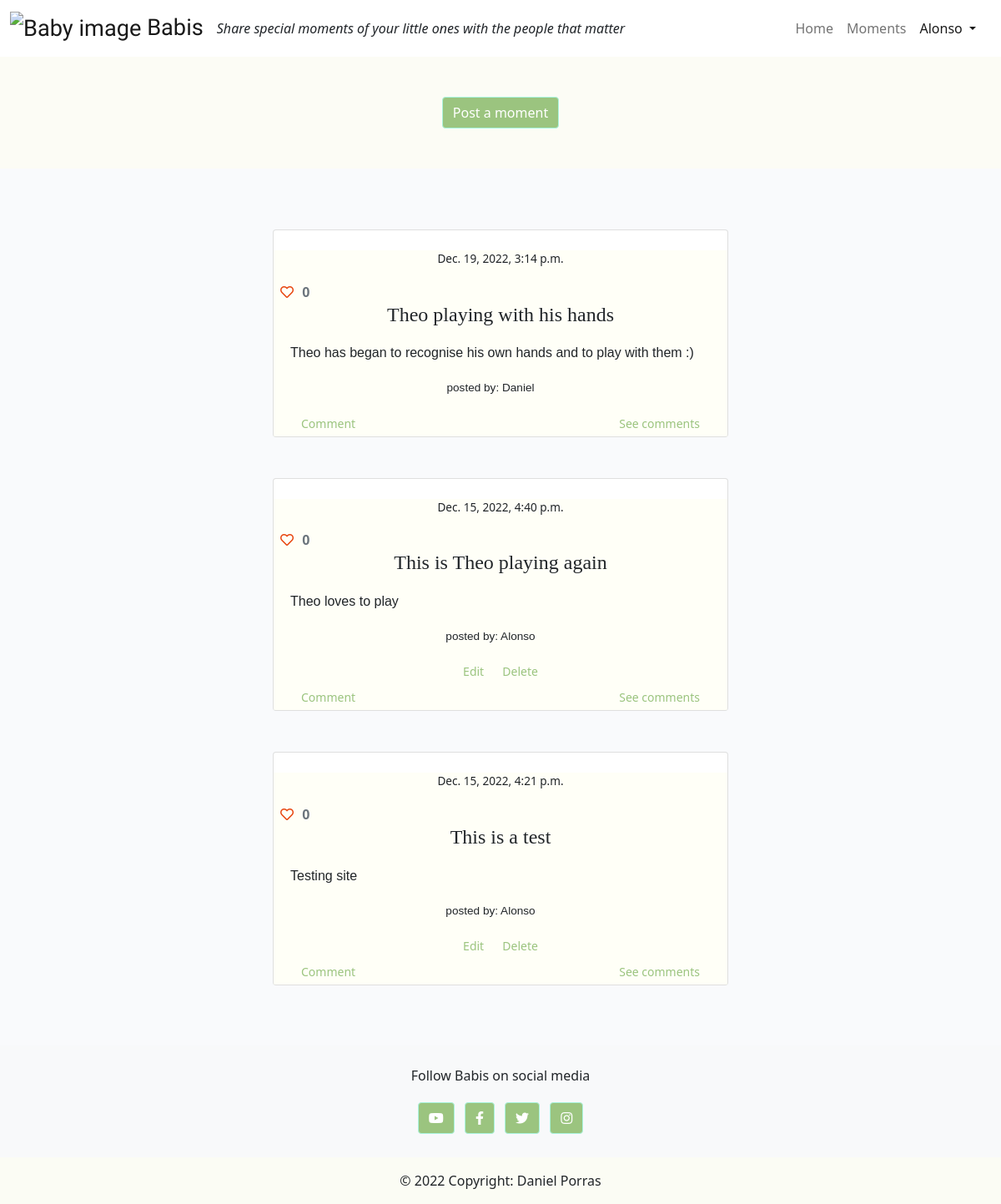
The app's page /post_detail (signed in) with its own data.
### feedpost/models.py (models this page shows, shortened)
class CustomUser(AbstractUser):
    is_parent = models.BooleanField(default=True)
    is_guest = models.BooleanField(default=False)

class Post(models.Model):
    title = models.CharField(max_length=200, unique=True)
    author = models.ForeignKey(
        CustomUser, on_delete=models.CASCADE, default=True)
    slug = models.SlugField(max_length=200, unique=True)
    content = models.TextField()
    featured_image = CloudinaryField("image", default="placeholder")
    created_at = models.DateTimeField(auto_now_add=True)
    updated_at = models.DateTimeField(auto_now=True)
    deleted_at = models.DateTimeField(auto_now=True)
    likes = models.ManyToManyField(
        CustomUser, related_name="likes", blank=True)
    class Meta:
        verbose_name_plural = "Posts"
        ordering = ["created_at"]
    def number_of_likes(self):
        return self.likes.count()

### feedpost/views.py (the view, shortened to what this page needs)
# urls.py: path("post_detail", views.PostList.as_view(), name="post_detail"),
class PostList(LoginRequiredMixin, ListView):
    model = Post
    template_name = "post_detail.html"
    queryset = Post.objects.order_by("-created_at")
    form_class = PostForm, CommentForm
    def get_context_data(self, **kwargs):
        context = super().get_context_data(user=self.request.user)
        context["commentform"] = CommentForm()
        return context

### templates/post_detail.html (shortened to what this page needs)
{% extends "base.html" %}
{% load static %}
{% block content %}
<div id="intro" class="p-5 text-center post-color">
  <a class="btn btn-primary m-12" href="add_post">Post a moment</a>
</div>
<div class="my-5">
  <div class="container">
    {% for post in post_list %}
    <section class="text-center">
      <div class="row">
        <div class="mx-auto col-md-6 mb-4" style="margin-top:25px">
          <div class="card">
            <div class="bg-image hover-overlay ripple" data-mdb-ripple-color="light">
              <div class="post-color">
                <div>
                  <p class="small_text">{{post.created_at}}</p>
                  <div class="col-1 d-flex justify-content-center">
                    <strong>
                      {% if user.is_authenticated %}
                      <form class="d-inline" action="{% url 'post_like' post.slug %}" method="POST">
                        {% if liked %}
                        <button type="submit" class="btn btn-primary" value="{{post.slug}}" class="btn-like"><i
                            class="fas fa-heart"></i></button>
                        {% else %}
                        <button type="submit" value="{{post.slug}}" class="btn-like"><i
                            class="far fa-heart"></i></button>
                        {% endif %}
                      </form>
                      {% else %}
                      <span class="text-secondary"><i class="far fa-heart"></i></span>
                      {% endif %}
                      <span class="text-secondary">{{ post.number_of_likes }} </span>
                    </strong>
                  </div>
                  <h4 class="card-title title_font medium_font" style="font:bold;">{{ post.title }}
                  </h4>
                </div>
                <div>
                  <p class="card-text secondary_font" style="text-align: justify; margin:20px">{{ post.content }}</p>
                </div>
                <p class="card-text secondary_font d-flex justify-content-center me-4 small_text"> posted by:
                  {{ post.author }}</p>
                {% if user.is_authenticated and user == post.author or user.is_superuser %}
                <span>
                  <a href="{% url 'edit_post' post.pk %}" class="btn btn-link btn-sm">Edit</a>
                  <a href="{% url 'post_delete' post.pk %}" class="btn btn-link btn-sm">Delete</a>
                </span>
                {% endif %}
                <div class="d-flex justify-content-between">
                  <button type="button" class="btn btn-link btn-sm comment-btn d-flex justify-content-start ms-4"
                    data-bs-toggle="modal" data-bs-target="#commentModal" data-post="{{post.id}}">
                    Comment
                  </button>
                  <button class="btn btn-link btn-sm justify-content-end me-4" type="button" data-bs-toggle="collapse"
                    data-bs-target="#collapseExample" aria-expanded="false" aria-controls="collapseExample">
                    See comments
                  </button>
                </div>
              </div>
            </div>
          </div>
        </div>
      </div>
      {% endfor%}
  </div>
</div>
{% endblock content %}

### templates/base.html (shortened to what this page needs)
{% load static %}
<!DOCTYPE html>
<html class="h-100">
<head>
  <link rel="stylesheet" href="https://cdnjs.cloudflare.com/ajax/libs/font-awesome/6.0.0-beta2/css/all.min.css"
/>
  <link rel="stylesheet" href="https://cdnjs.cloudflare.com/ajax/libs/font-awesome/5.15.3/css/all.min.css">
  <link href="https://cdn.jsdelivr.net/npm/bootstrap@5.0.1/dist/css/bootstrap.min.css" rel="stylesheet"
>
  <link rel="stylesheet" href="{% static 'css/style.css' %}">
</head>
<body class="d-flex flex-column h-100 main-bg">
  <nav class="navbar navbar-expand-lg navbar-light bg-white">
    <div class="container-fluid">
      <a class="navbar-brand logo_font large_text light_font white_font" href="{% url 'home' %}">
        <img
          src="https://img.freepik.com/premium-vector/cute-baby-elephant-with-moon-stars-vector-illustration_159446-654.jpg?w=740", alt="Baby image",
          width="60"> Babis
      </a><span class="font_italic">Share special moments of your little ones with the people that matter</span>
      <div class="navbar-nav ms-auto mb-2 mb-lg-0" style="margin-right: 10px; "id="navbarText">
        <ul class="navbar-nav me-auto mb-2 mb-lg-0">
          {% if user.is_authenticated %}
          <li class="nav-item">
            <a class="nav-link" aria-current="page" href="{% url 'home' %}">Home</a>
          </li>
          <li class="nav-item">
            <a class="nav-link" aria-current="page" href="{% url 'post_detail' %}">Moments</a>
          </li>
          <li class="nav-item dropdown">
            <a class="nav-link dropdown-toggle active" id="navbarDropdown" role="button" data-bs-toggle="dropdown"
              aria-expanded="false">
              {{user}}
            </a>
          {% endif %}
        </ul>
      </div>
    </div>
  </nav>
  <main class="flex-shrink-0 main-bg">
    {% block content %}{% endblock content %}
  </main>
  <footer class="bg-light text-lg-start">
    <div class="text-center py-4 align-items-center">
      <p>Follow Babis on social media</p>
      <a href="" class="btn btn-primary m-1" role="button" rel="nofollow" target="_blank">
        <i class="fab fa-youtube"></i>
      </a>
      <a href="" class="btn btn-primary m-1" role="button" rel="nofollow" target="_blank">
        <i class="fab fa-facebook-f"></i>
      </a>
      <a href="" class="btn btn-primary m-1" role="button" rel="nofollow" target="_blank">
        <i class="fab fa-twitter"></i>
      </a>
      <a href="" class="btn btn-primary m-1" role="button" rel="nofollow" target="_blank">
        <i class="fab fa-instagram"></i>
      </a>
    </div>
    <div class="text-center p-3 post-color">
      © 2022 Copyright: Daniel Porras
    </div>
  </footer>
</body>
</html>

### static/css/style.css (style rules this page uses)
body { background-color: #F9FAFC; }
.secondary_font { font-family: "Montserrat", sans-serif; }
.logo_font { font-family: 'DynaPuff', cursive; }
.title_font { font-family: 'Alumni Sans Pinstripe' }
.light_font { font-weight: 300; }
.medium_font { font-weight: 500; }
.large_text { font-size: 1.7rem; }
.small_text { font-size: 0.85rem; }
.font_italic { font-style: italic }
.btn-primary { color: #fff; background-color:rgb(155, 196, 127)!important; border-color: rgb(169, 244, 222)!important; }
.btn-link { font-weight:400; color:rgb(155, 196, 127)!important; text-decoration: none; }
.post-color { background-color: rgba(255, 255, 240, 0.5); }
.btn-like { color: #E84610; border: none; background: transparent; }

### records on screen
CustomUser: username "Alonso"
Post: created_at "Dec. 19, 2022, 3:14 p.m.", number_of_likes "0", title "Theo playing with his hands", content "Theo has began to recognise his own hands and to play with them :)", author "Daniel"
Post: created_at "Dec. 15, 2022, 4:40 p.m.", number_of_likes "0", title "This is Theo playing again", content "Theo loves to play", author "Alonso", shows "Edit"
Post: created_at "Dec. 15, 2022, 4:21 p.m.", number_of_likes "0", title "This is a test", content "Testing site", author "Alonso", shows "Edit"
